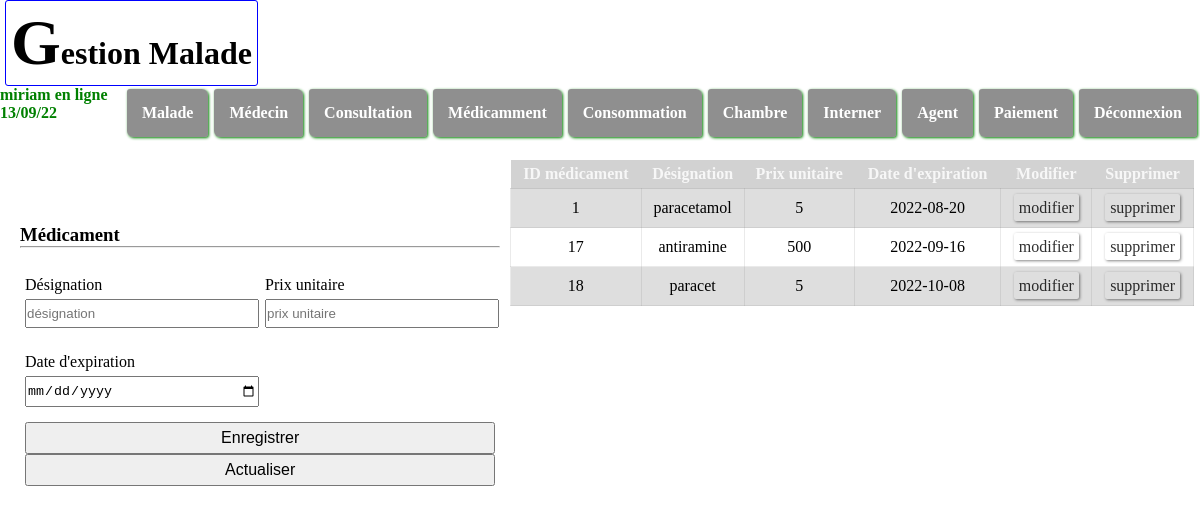
Screenshot of /Fichier_PHP/medicament.php (signed in) with the database file from the repository.
### tables this page shows
CREATE TABLE IF NOT EXISTS `medicament` (
  `idmedi` int(11) NOT NULL AUTO_INCREMENT,
  `designationmedi` varchar(35) NOT NULL,
  `pumedi` int(10) NOT NULL,
  `dateexpimedi` varchar(10) NOT NULL,
  PRIMARY KEY (`idmedi`)
);

### Fichier_PHP/medicament.php (the view, shortened to what this page needs)
<?php require 'header.php';
require "pdo.php";
?>
    <main>
    <div class="gauche">
            <form action="" method="post">
                <h3>Médicament</h3><hr></br>
                <div class="gp">
                    <div class="item">
                    <label for="">Désignation</label> <br>
                    <input type="text" name="designation" placeholder="désignation">
                    </div>
                    <div class="item">
                    <label for="">Prix unitaire</label>
                    <input type="text" name="prixunitaire" placeholder="prix unitaire">
                    </div>
                </div>
                <div class="gp">
                    <div class="item">
                    <label for="">Date d'expiration</label> <br>
                    <input type="date" name="dateexpiration" placeholder="date d'expiration">
                    </div>
                </div>
                <div class="btn">
                <button type="submit" name="enregistrer">Enregistrer</button>
                <button type="submit" name="actualiser">Actualiser</button>
                </div>
            </form>
    </div>
    <div class="droite">
        <div class="table">
            <table>
                <thead>
                    <tr>
                        <th>ID médicament</th>
                        <th>Désignation</th>
                        <th>Prix unitaire</th>
                        <th>Date d'expiration</th>
                        <th>Modifier</th>
                        <th>Supprimer</th>
                    </tr>
                </thead>
                <tbody>
                    <tr>
                     <?php
                    $sql="SELECT * FROM  medicament";
                    $requete=$pdo->prepare($sql);
                    $requete->execute();
                    $tab=$requete->FetchAll(PDO::FETCH_ASSOC);
                    foreach($tab as $data){
                        $idmedi=$data['idmedi'];
                        $designation=$data['designationmedi'];
                        $prixunitaire=$data['pumedi'];
                        $dateexpiration=$data['dateexpimedi'];
                        ?>
                        <td><?php echo $idmedi?></td>
                        <td><?php echo $designation?></td>
                        <td><?php echo $prixunitaire?></td>
                        <td><?php echo $dateexpiration?></td>
                        <td><a href="modifier_medicament.php?id=<?php echo $idmedi?>">modifier</a></td>
                        <td><a href="supprimer_medicament.php?id=<?php echo $idmedi?>">supprimer</a></td>
                        </tr>
                        <?php
                }
                    ?>
                </tbody>
            </table>
    </div>
    </main>
</body>
</html>

### fichier_CSS/malade.css (style rules this page uses)
* { padding: 0; margin: 0; }
body main { width: 100%; display: flex; height: auto; margin-top: 20px; position: relative; }
body main .gauche { width: 40%; display: flex; align-items: center; justify-content: center; margin-left: 20px; }
body main .gauche form { width: 100%; display: flex; justify-content: center; flex-direction: column; }
body main .gauche form .gp { width: 100%; display: flex; margin: 10px 0; }
body main .gauche form .gp .item { width: 50%; }
body main .gauche form .gp .item input, select { width: 96%; margin: 5px; padding: 5px 0; }
body main .gauche form .gp .item label { margin: 5px; color: black; }
body main .gauche form .btn { margin-left: 5px; margin-bottom: 10px; width: 98%; }
body main .gauche form .btn button { width: 100%; padding: 5px 0; font-size: 1em; }
body main .droite { width: 57%; margin-left: 10px; }
body main .droite table { width: 100%; border-collapse: collapse; }
body main .droite table thead { background: rgba(0, 0, 0, 0.178); }
body main .droite table thead tr th { padding: 5px; color: rgba(255, 255, 255, 0.815); }
body main .droite table tbody tr { background: rgba(128, 128, 128, 0.26); text-align: center; }
body main .droite table tbody tr td { border: 1px solid rgba(128, 128, 128, 0.164); padding: 10px 2px; }
body main .droite .table { height: 400px; overflow: auto; }
* a { text-decoration: none; color: rgba(0, 0, 0, 0.815); padding: 5px; margin: 5px; border-radius: 2px; box-shadow: 1px 1px 3px rgba(0, 0, 0, 0.479); }
main { position: relative; }

### rows the page displays
medicament: idmedi "1", designationmedi "paracetamol", pumedi "5", dateexpimedi "2022-08-20"
medicament: idmedi "17", designationmedi "antiramine", pumedi "500", dateexpimedi "2022-09-16"
medicament: idmedi "18", designationmedi "paracet", pumedi "5", dateexpimedi "2022-10-08"

### other values shown
$_SESSION['username'] "miriam"
